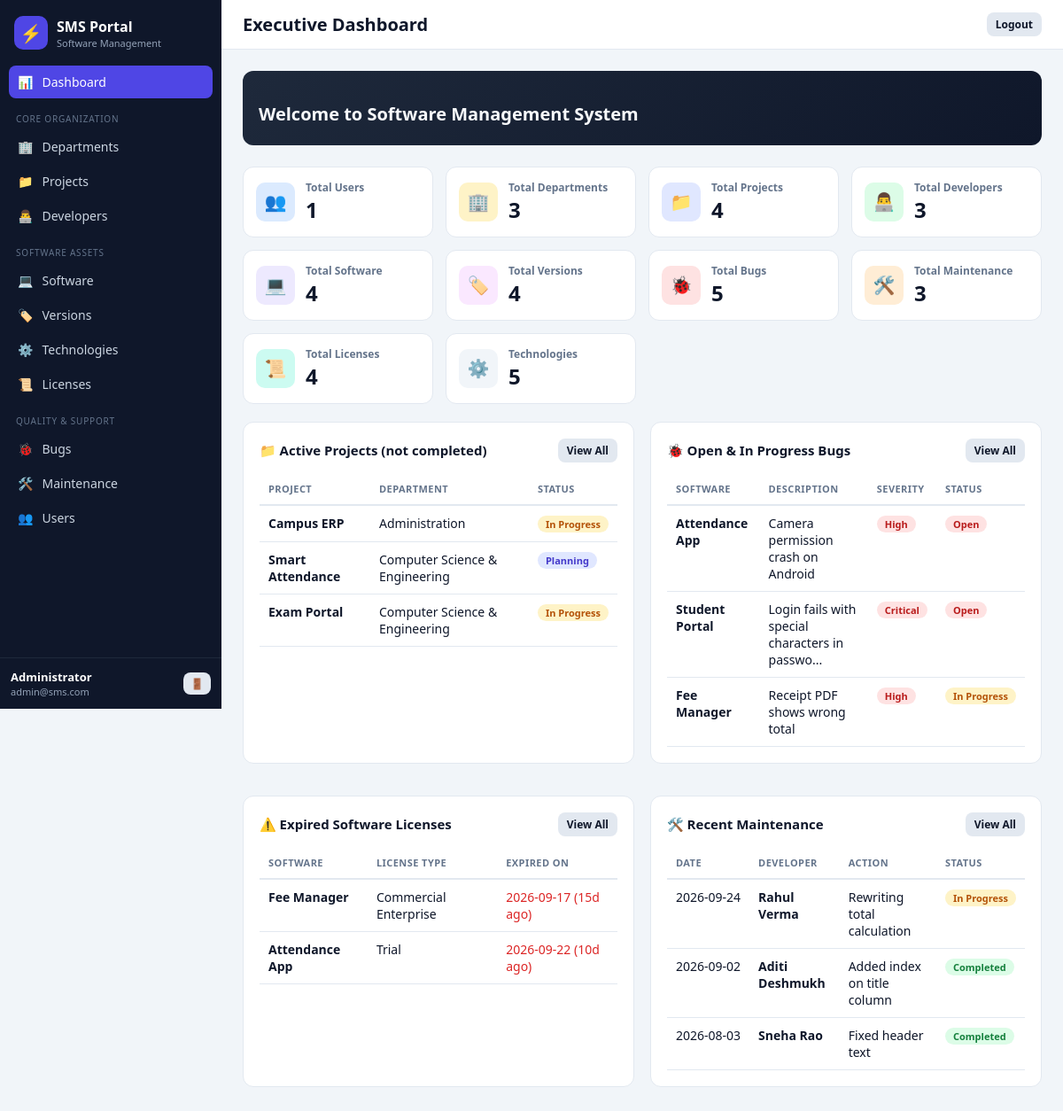
Page /dashboard (signed in) on the committed database.
### tables this page shows
CREATE TABLE PROJECT (
  Project_ID INTEGER PRIMARY KEY AUTOINCREMENT,
  Project_Name TEXT NOT NULL,
  Description TEXT,
  Start_Date TEXT,
  End_Date TEXT,
  Project_Status TEXT NOT NULL DEFAULT 'In Progress',
  Department_ID INTEGER NOT NULL,
  FOREIGN KEY (Department_ID) REFERENCES DEPARTMENT(Department_ID) ON DELETE RESTRICT
);

CREATE TABLE DEPARTMENT (
  Department_ID INTEGER PRIMARY KEY AUTOINCREMENT,
  Department_Name TEXT NOT NULL UNIQUE,
  Description TEXT,
  Location TEXT,
  Contact_Email TEXT
);

CREATE TABLE BUG (
  Bug_ID INTEGER PRIMARY KEY AUTOINCREMENT,
  Software_ID INTEGER NOT NULL,
  Description TEXT NOT NULL,
  Severity TEXT NOT NULL CHECK (Severity IN ('Low','Medium','High','Critical')),
  Status TEXT NOT NULL CHECK (Status IN ('Open','In Progress','Resolved','Closed')),
  Reported_Date TEXT NOT NULL,
  FOREIGN KEY (Software_ID) REFERENCES SOFTWARE(Software_ID) ON DELETE CASCADE
);

CREATE TABLE SOFTWARE (
  Software_ID INTEGER PRIMARY KEY AUTOINCREMENT,
  Software_Name TEXT NOT NULL,
  Description TEXT,
  Status TEXT NOT NULL DEFAULT 'Active',
  Project_ID INTEGER NOT NULL,
  FOREIGN KEY (Project_ID) REFERENCES PROJECT(Project_ID) ON DELETE RESTRICT
);

CREATE TABLE LICENSE (
  License_ID INTEGER PRIMARY KEY AUTOINCREMENT,
  Software_ID INTEGER NOT NULL,
  License_Type TEXT NOT NULL,
  Start_Date TEXT NOT NULL,
  Expiry_Date TEXT NOT NULL,
  License_Status TEXT NOT NULL DEFAULT 'Active',
  FOREIGN KEY (Software_ID) REFERENCES SOFTWARE(Software_ID) ON DELETE CASCADE
);

CREATE TABLE MAINTENANCE (
  Maintenance_ID INTEGER PRIMARY KEY AUTOINCREMENT,
  Bug_ID INTEGER NOT NULL,
  Performed_By INTEGER NOT NULL,
  Maintenance_Date TEXT NOT NULL,
  Description TEXT NOT NULL,
  Status TEXT NOT NULL DEFAULT 'In Progress',
  FOREIGN KEY (Bug_ID) REFERENCES BUG(Bug_ID) ON DELETE CASCADE,
  FOREIGN KEY (Performed_By) REFERENCES DEVELOPER(Developer_ID) ON DELETE RESTRICT
);

CREATE TABLE DEVELOPER (
  Developer_ID INTEGER PRIMARY KEY AUTOINCREMENT,
  Developer_Name TEXT NOT NULL,
  Email TEXT NOT NULL UNIQUE
);

### app.py (the view)
@app.route('/dashboard')
def dashboard():
    key = request.args.get('entity', 'overview')
    entity = rows = None
    if key in ENTITIES:
        icon, title, page, cols, sql = ENTITIES[key]
        entity = {'icon': icon, 'title': title, 'page': page, 'cols': cols}
        rows = q(sql)
    else:
        key = 'overview'
    counts = {k: q(f'SELECT COUNT(*) AS c FROM {t}')[0]['c'] for k, t in TABLES.items()}
    return render_template(
        'dashboard.html', selected=key, entity=entity, entity_rows=rows, counts=counts,
        active_projects=q("SELECT p.Project_Name, d.Department_Name, p.Project_Status FROM PROJECT p "
                          "JOIN DEPARTMENT d ON d.Department_ID = p.Department_ID "
                          "WHERE p.Project_Status <> 'Completed' LIMIT 6"),
        open_bugs=q("SELECT s.Software_Name, b.Description, b.Severity, b.Status FROM BUG b "
                    "JOIN SOFTWARE s ON s.Software_ID = b.Software_ID "
                    "WHERE b.Status IN ('Open','In Progress') ORDER BY b.Reported_Date DESC LIMIT 6"),
        expired_licenses=q("SELECT s.Software_Name, l.License_Type, l.Expiry_Date, "
                           "CAST(julianday('now') - julianday(l.Expiry_Date) AS INTEGER) AS Days_Expired "
                           "FROM LICENSE l JOIN SOFTWARE s ON s.Software_ID = l.Software_ID "
                           "WHERE l.Expiry_Date < date('now') LIMIT 6"),
        recent_maintenance=q("SELECT m.Maintenance_Date, dv.Developer_Name, m.Description, m.Status "
                             "FROM MAINTENANCE m JOIN DEVELOPER dv ON dv.Developer_ID = m.Performed_By "
                             "ORDER BY m.Maintenance_Date DESC LIMIT 6"))

### templates/dashboard.html (shortened to what this page needs)
{% extends "base.html" %}
{% block page_heading %}Executive Dashboard{% endblock %}
{% block content %}
<div class="dash-layout">
  <section class="dash-main">
  {% if selected != 'overview' and entity %}
    <div class="card">
      <div class="card-header">
        <h3>{{ entity.icon }} {{ entity.title }} <span class="entity-count">{{ entity_rows|length }}</span></h3>
        <div style="display:flex; gap:8px; align-items:center;">
          <input type="text" id="entityFilter" class="entity-filter" placeholder="Filter rows...">
          <a href="{{ url_for(entity.page) }}" class="btn btn-sm btn-primary">Open full page</a>
        </div>
      </div>
      <div class="table-responsive">
        <table class="data-table" id="entityTable">
          <thead>
            <tr>
              {% for col, label in entity.cols %}<th>{{ label }}</th>{% endfor %}
            </tr>
          </thead>
          <tbody>
            {% if entity_rows %}
              {% for row in entity_rows %}
                <tr>
                  {% for col, label in entity.cols %}
                    {% set v = row[col] %}
                    <td>
                      {% if v is none %}
                        <span style="color: var(--text-muted);">-</span>
                      {% elif col in ['Status', 'Project_Status', 'License_Status', 'Severity'] %}
                        <span class="badge {% if v in ['Critical', 'High', 'Open', 'Expired'] %}badge-danger{% elif v in ['Medium', 'In Progress', 'Planning', 'Pending Review', 'Testing'] %}badge-warning{% elif v in ['Completed', 'Resolved', 'Closed', 'Active'] %}badge-success{% else %}badge-info{% endif %}">{{ v }}</span>
                      {% elif v.strftime is defined %}
                        {{ v.strftime('%Y-%m-%d') }}
                      {% elif col == 'Description' %}
                        {{ (v|string)[:60] }}{% if (v|string)|length > 60 %}...{% endif %}
                      {% else %}
                        {{ v }}
                      {% endif %}
                    </td>
                  {% endfor %}
                </tr>
              {% endfor %}
            {% else %}
              <tr><td colspan="{{ entity.cols|length }}" class="empty-state">No {{ entity.title|lower }} found.</td></tr>
            {% endif %}
          </tbody>
        </table>
      </div>
    </div>
  {% else %}
    <div class="card" style="background: linear-gradient(135deg, #1e293b, #0f172a); color: white; border: none; margin-bottom: 24px;">
      <div style="display: flex; justify-content: space-between; align-items: center; flex-wrap: wrap; gap: 16px;">
        <div>
          <h2 style="font-size: 20px; font-weight: 700; margin-bottom: 4px; color: #f8fafc;">
            Welcome to Software Management System
          </h2>
        </div>
      </div>
    </div>
    <div class="stats-grid">
      <a href="{{ url_for('dashboard', entity='users') }}" class="stat-card" style="text-decoration:none; color:inherit;">
        <div class="stat-icon" style="background-color: #dbeafe; color: #1d4ed8;">👥</div>
        <div class="stat-info"><h4>Total Users</h4><div class="stat-number">{{ counts.get('users', 0) }}</div></div>
      </a>
      <a href="{{ url_for('dashboard', entity='departments') }}" class="stat-card" style="text-decoration:none; color:inherit;">
        <div class="stat-icon" style="background-color: #fef3c7; color: #b45309;">🏢</div>
        <div class="stat-info"><h4>Total Departments</h4><div class="stat-number">{{ counts.get('departments', 0) }}</div></div>
      </a>
      <a href="{{ url_for('dashboard', entity='projects') }}" class="stat-card" style="text-decoration:none; color:inherit;">
        <div class="stat-icon" style="background-color: #e0e7ff; color: #4338ca;">📁</div>
        <div class="stat-info"><h4>Total Projects</h4><div class="stat-number">{{ counts.get('projects', 0) }}</div></div>
      </a>
      <a href="{{ url_for('dashboard', entity='developers') }}" class="stat-card" style="text-decoration:none; color:inherit;">
        <div class="stat-icon" style="background-color: #dcfce7; color: #15803d;">👨‍💻</div>
        <div class="stat-info"><h4>Total Developers</h4><div class="stat-number">{{ counts.get('developers', 0) }}</div></div>
      </a>
      <a href="{{ url_for('dashboard', entity='software') }}" class="stat-card" style="text-decoration:none; color:inherit;">
        <div class="stat-icon" style="background-color: #ede9fe; color: #6d28d9;">💻</div>
        <div class="stat-info"><h4>Total Software</h4><div class="stat-number">{{ counts.get('software', 0) }}</div></div>
      </a>
      <a href="{{ url_for('dashboard', entity='versions') }}" class="stat-card" style="text-decoration:none; color:inherit;">
        <div class="stat-icon" style="background-color: #fae8ff; color: #a21caf;">🏷️</div>
        <div class="stat-info"><h4>Total Versions</h4><div class="stat-number">{{ counts.get('versions', 0) }}</div></div>
      </a>
      <a href="{{ url_for('dashboard', entity='bugs') }}" class="stat-card" style="text-decoration:none; color:inherit;">
        <div class="stat-icon" style="background-color: #fee2e2; color: #b91c1c;">🐞</div>
        <div class="stat-info"><h4>Total Bugs</h4><div class="stat-number">{{ counts.get('bugs', 0) }}</div></div>
      </a>
      <a href="{{ url_for('dashboard', entity='maintenance') }}" class="stat-card" style="text-decoration:none; color:inherit;">
        <div class="stat-icon" style="background-color: #ffedd5; color: #c2410c;">🛠️</div>
        <div class="stat-info"><h4>Total Maintenance</h4><div class="stat-number">{{ counts.get('maintenance', 0) }}</div></div>
      </a>
      <a href="{{ url_for('dashboard', entity='licenses') }}" class="stat-card" style="text-decoration:none; color:inherit;">
        <div class="stat-icon" style="background-color: #ccfbf1; color: #0f766e;">📜</div>
        <div class="stat-info"><h4>Total Licenses</h4><div class="stat-number">{{ counts.get('licenses', 0) }}</div></div>
      </a>
      <a href="{{ url_for('dashboard', entity='technologies') }}" class="stat-card" style="text-decoration:none; color:inherit;">
        <div class="stat-icon" style="background-color: #f1f5f9; color: #334155;">⚙️</div>
        <div class="stat-info"><h4>Technologies</h4><div class="stat-number">{{ counts.get('technologies', 0) }}</div></div>
      </a>
    </div>
    <div class="summary-grid">
      <div class="card">
        <div class="card-header">
          <h3>📁 Active Projects (not completed)</h3>
          <a href="{{ url_for('dashboard', entity='projects') }}" class="btn btn-sm btn-secondary">View All</a>
        </div>
        <div class="table-responsive">
          <table class="data-table">
            <thead><tr><th>Project</th><th>Department</th><th>Status</th></tr></thead>
            <tbody>
              {% for p in active_projects %}
                <tr>
                  <td><strong>{{ p.Project_Name }}</strong></td>
                  <td>{{ p.Department_Name }}</td>
                  <td><span class="badge {% if p.Project_Status == 'In Progress' %}badge-warning{% else %}badge-info{% endif %}">{{ p.Project_Status }}</span></td>
                </tr>
              {% else %}
                <tr><td colspan="3" class="empty-state">No active projects found.</td></tr>
              {% endfor %}
            </tbody>
          </table>
        </div>
      </div>
      <div class="card">
        <div class="card-header">
          <h3>🐞 Open & In Progress Bugs</h3>
          <a href="{{ url_for('dashboard', entity='bugs') }}" class="btn btn-sm btn-secondary">View All</a>
        </div>
        <div class="table-responsive">
          <table class="data-table">
            <thead><tr><th>Software</th><th>Description</th><th>Severity</th><th>Status</th></tr></thead>
            <tbody>
              {% for b in open_bugs %}
                {% set desc = (b.Description or '')|string %}
                <tr>
                  <td><strong>{{ b.Software_Name }}</strong></td>
                  <td>{{ desc[:45] }}{% if desc|length > 45 %}...{% endif %}</td>
                  <td><span class="badge {% if b.Severity in ['Critical', 'High'] %}badge-danger{% elif b.Severity == 'Medium' %}badge-warning{% else %}badge-info{% endif %}">{{ b.Severity }}</span></td>
                  <td><span class="badge {% if b.Status == 'Open' %}badge-danger{% else %}badge-warning{% endif %}">{{ b.Status }}</span></td>
                </tr>
              {% else %}
                <tr><td colspan="4" class="empty-state">No open bugs found!</td></tr>
              {% endfor %}
            </tbody>
          </table>
        </div>
      </div>
      <div class="card">
        <div class="card-header">
          <h3>⚠️ Expired Software Licenses</h3>
          <a href="{{ url_for('dashboard', entity='licenses') }}" class="btn btn-sm btn-secondary">View All</a>
        </div>
        <div class="table-responsive">
          <table class="data-table">
            <thead><tr><th>Software</th><th>License Type</th><th>Expired On</th></tr></thead>
            <tbody>
              {% for l in expired_licenses %}
                <tr>
                  <td><strong>{{ l.Software_Name }}</strong></td>
                  <td>{{ l.License_Type }}</td>
                  <td style="color: #dc2626; font-weight: 500;">{{ l.Expiry_Date }} ({{ l.Days_Expired }}d ago)</td>
                </tr>
              {% else %}
                <tr><td colspan="3" class="empty-state">No expired licenses at present.</td></tr>
              {% endfor %}
            </tbody>
          </table>
        </div>
      </div>
      <div class="card">
        <div class="card-header">
          <h3>🛠️ Recent Maintenance</h3>
          <a href="{{ url_for('dashboard', entity='maintenance') }}" class="btn btn-sm btn-secondary">View All</a>
        </div>
        <div class="table-responsive">
          <table class="data-table">
            <thead><tr><th>Date</th><th>Developer</th><th>Action</th><th>Status</th></tr></thead>
            <tbody>
              {% for m in recent_maintenance %}
                {% set mdesc = (m.Description or '')|string %}
                <tr>
                  <td style="white-space: nowrap;">{{ m.Maintenance_Date }}</td>
                  <td><strong>{{ m.Developer_Name }}</strong></td>
                  <td>{{ mdesc[:45] }}{% if mdesc|length > 45 %}...{% endif %}</td>
                  <td><span class="badge {% if m.Status == 'Completed' %}badge-success{% else %}badge-warning{% endif %}">{{ m.Status }}</span></td>
                </tr>
              {% else %}
                <tr><td colspan="4" class="empty-state">No recent maintenance logs found.</td></tr>
              {% endfor %}
            </tbody>
          </table>
        </div>
      </div>
    </div>
  {% endif %}
  </section>
</div>
{% endblock %}

### rows in the picture
PROJECT: Project_Name "Campus ERP", Department_Name "Administration", Project_Status "In Progress"
PROJECT: Project_Name "Smart Attendance", Department_Name "Computer Science & Engineering", Project_Status "Planning"
PROJECT: Project_Name "Exam Portal", Department_Name "Computer Science & Engineering", Project_Status "In Progress"
BUG: Software_Name "Attendance App", Description "Camera permission crash on Android", Severity "High", Status "Open"
BUG: Software_Name "Student Portal", Description "Login fails with special characters in passwo", Severity "Critical", Status "Open"
BUG: Software_Name "Fee Manager", Description "Receipt PDF shows wrong total", Severity "High", Status "In Progress"
LICENSE: Software_Name "Fee Manager", License_Type "Commercial Enterprise", Expiry_Date "2026-09-17", Days_Expired "15"
LICENSE: Software_Name "Attendance App", License_Type "Trial", Expiry_Date "2026-09-22", Days_Expired "10"
MAINTENANCE: Maintenance_Date "2026-09-24", Developer_Name "Rahul Verma", Description "Rewriting total calculation", Status "In Progress"
MAINTENANCE: Maintenance_Date "2026-09-02", Developer_Name "Aditi Deshmukh", Description "Added index on title column", Status "Completed"
MAINTENANCE: Maintenance_Date "2026-08-03", Developer_Name "Sneha Rao", Description "Fixed header text", Status "Completed"

### other values in the picture
{{ logged_user_name }} "Administrator"
{{ logged_user_email }} "admin@sms.com"
{{ counts.get('users', 0) }} "1"
{{ counts.get('departments', 0) }} "3"
{{ counts.get('projects', 0) }} "4"
{{ counts.get('developers', 0) }} "3"
{{ counts.get('software', 0) }} "4"
{{ counts.get('versions', 0) }} "4"
{{ counts.get('bugs', 0) }} "5"
{{ counts.get('maintenance', 0) }} "3"
{{ counts.get('licenses', 0) }} "4"
{{ counts.get('technologies', 0) }} "5"
